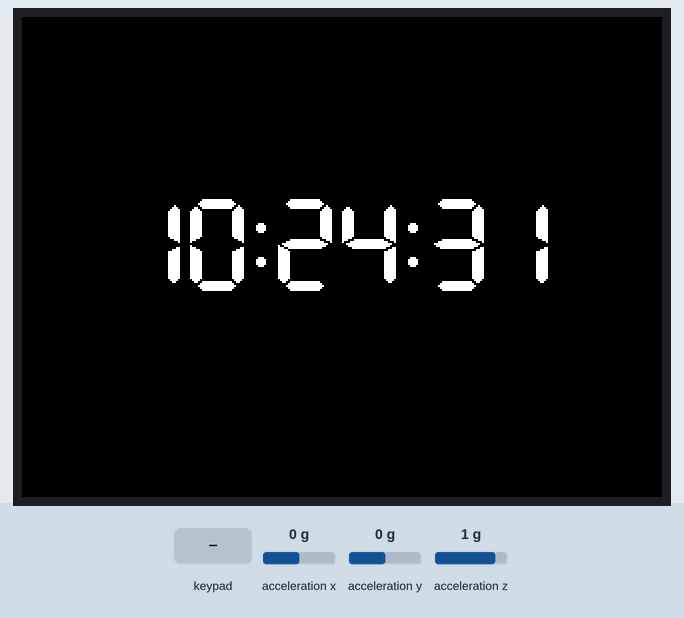
The sketch below on a simulated ESP32. Parts: 320×240 colour display. The inputs (shaded band) are chosen by the test bench; at power-on: acceleration x 0 g, acceleration y 0 g, acceleration z 1 g. The local clock reads 2024-03-15 10:24:30 at power-on unless the sketch sets it; what the sketch prints to the serial monitor is not drawn.

Above: at 1.4 s.
1.5 s: key 'B' pressed
At 2.8 s:
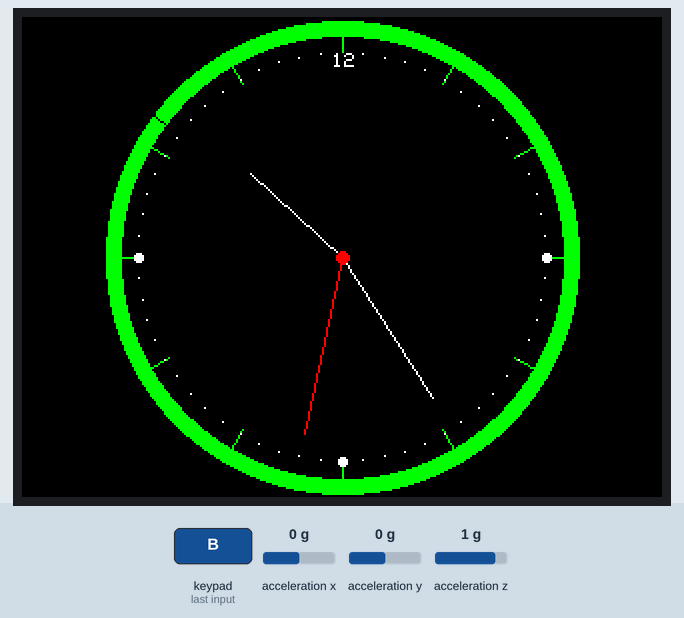
At 3.8 s:
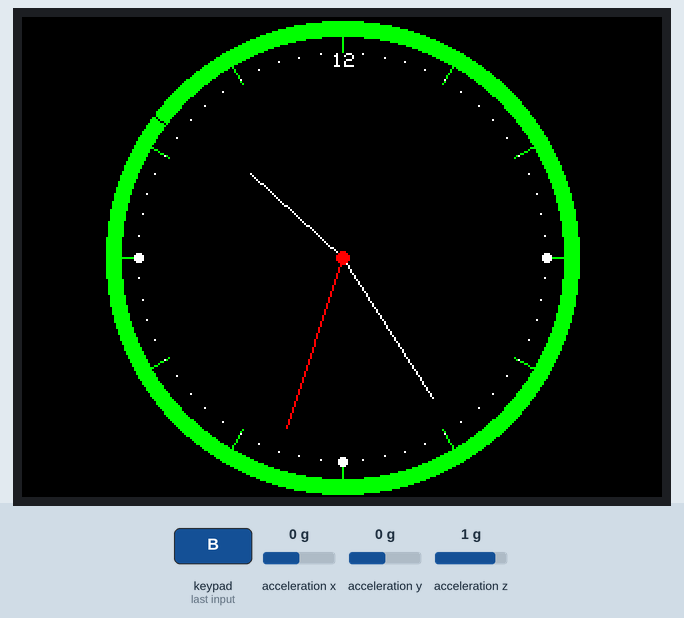
Timing chart, 0 to 5.3 s (numbered marks = the images above; inputs shaded):
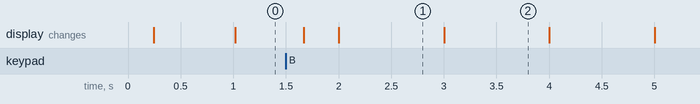

Measured:
- after the input at 1.5 s, the display: first changes after 0.17 s (image 1 shows a later state)
- what the display in image 1 shows lasts 1.0 s, from 2.0 s to 3.0 s

The sketch:

M5Stack-Core2-Time.ino
```cpp
// M5Core2 - Digital and Analog clock
// https://github.com/m5stack/M5Core2/tree/master/src

#include <M5Core2.h>

// Variable declatation

// Time
RTC_TimeTypeDef RTCtime;
char timeStrbuff[64];
String h, m, s, tmp;
int lastSecond;

// Visual
int br = 2900;  // Initial brightness level
bool digital = true, dark = true, sAnalog = true;
float sx, sy, mx, my, hx, hy, sdeg, mdeg, hdeg;
uint16_t centerX = 160, centerY = 120, osx, osy, omx, omy, ohx, ohy, x0, x1, yy0, yy1;
#define deg2rad 0.01745329251994329576923690768489

// IMU
float accX, accY, accZ;

// Define a new button in the center of the screen to switch between dark and light modes
Button Mid = Button(130,120,70,40, true, "Mid");

void setup()
{
  // Settings
  M5.begin(true,false,true,true);
  M5.IMU.Init();

  // Set initial screen
  M5.Axp.SetLcdVoltage(br);
  M5.Lcd.setTextColor(TFT_WHITE, TFT_BLACK);
  M5.Lcd.fillScreen(TFT_BLACK);

  // If time is wrong, can be set from the serial consol at any time.
  Serial.println("Press \"t\" to adjust the time.");
}

void loop()
{
  // Main loop
  M5.update();

  // Read time and IMU values.
  M5.Rtc.GetTime(&RTCtime);
  M5.IMU.getAccelData(&accX,&accY,&accZ);

  // Serial data detected. Check if it is "t" or "T", if it is, then call the UpdateTime() function.
  if (Serial.available() > 0)
  {
    tmp = Serial.readString();
    if ( tmp == "t\r\n" || tmp == "T\r\n") UpdateTime();
  }

  // Button A was pressed. Decreasing brightness.
  if(M5.BtnA.wasPressed())
  {
    br -= 100;
    if (br <= 2500)
    {
      br = 2500;
    }
    M5.Axp.SetLcdVoltage(br);
  }

  // Button B was pressed or Accelerometer read 5 or higher in x axis, switch between digital and analog.
  if(M5.BtnB.wasPressed() || abs(accX) > 5) {
    digital = !digital;
    if (!digital) DrawClock();   // Call to a function to draw the clock.
    else {
      sAnalog = true;
      UpdateDark();
    }
  }

  // Button C was pressed. Increasing brightness.
  if(M5.BtnC.wasPressed())
  {
    br += 100;
    if (br >= 3300)
    {
      br = 3300;
    }
    M5.Axp.SetLcdVoltage(br);
  }

  if (digital)
  {
    // Digital mode

    if (Mid.wasPressed()){
      // Center of screen was pressed, switching bettween dark and light modes.
      dark = !dark;
      UpdateDark();
    }

    // Load buffer with current time.
    sprintf(timeStrbuff,"%02d:%02d:%02d", RTCtime.Hours,RTCtime.Minutes,RTCtime.Seconds);

    // Display time in center of screen. Using font 7 because it looks like 7 segment display.
    M5.Lcd.drawString(timeStrbuff,50,90,7);
  }
  else
  {
    // Analog mode
    if (RTCtime.Seconds != lastSecond) {
     // This gets executed every second
     lastSecond = RTCtime.Seconds;

     // Calculations to determine at what angle to point
     sdeg = RTCtime.Seconds * 6;                     // 0-59 -> 0-354
     mdeg = RTCtime.Minutes * 6 + sdeg * 0.01666667; // 0-59 -> 0-360 - includes seconds
     hdeg = RTCtime.Hours * 30 + mdeg * 0.0833333;   // 0-11 -> 0-360 - includes minutes and seconds

     hx = cos((hdeg-90)*deg2rad);
     hy = sin((hdeg-90)*deg2rad);
     mx = cos((mdeg-90)*deg2rad);
     my = sin((mdeg-90)*deg2rad);
     sx = cos((sdeg-90)*deg2rad);
     sy = sin((sdeg-90)*deg2rad);

     // Draw the analog clock hands
     if ( RTCtime.Seconds==0 || sAnalog) {
      sAnalog = false;
      // Erase hour and minute hand positions every minute
      M5.Lcd.drawLine(ohx, ohy, centerX, centerY, TFT_BLACK);
      ohx = hx*62+centerX;
      ohy = hy*62+centerY;
      M5.Lcd.drawLine(omx, omy, centerX, centerY, TFT_BLACK);
      omx = mx*84+centerX;
      omy = my*84+centerY;
     }

     // Redraw new hand positions, hour and minute hands not erased here to avoid flicker, every minute.
     M5.Lcd.drawLine(osx, osy, centerX, centerY, TFT_BLACK);
     osx = sx*90+centerX;
     osy = sy*90+centerY;
     M5.Lcd.drawLine(osx, osy, centerX, centerY, TFT_RED);
     M5.Lcd.drawLine(ohx, ohy, centerX, centerY, TFT_WHITE);
     M5.Lcd.drawLine(omx, omy, centerX, centerY, TFT_WHITE);
     M5.Lcd.drawLine(osx, osy, centerX, centerY, TFT_RED);
     M5.Lcd.fillCircle(centerX, centerY, 3, TFT_RED);
    }
  }
}

// Function used to set time reading from console or serial monitor.
// First hours in (24 hours format), then minutes, and then the seconds.
void UpdateTime() {
  Serial.println("Send the current hour (24 Hours format): ");
  Serial.flush();
  while (Serial.available() > 0){ Serial.read(); }
  while (Serial.available() == 0){}
  h = Serial.parseInt();
  RTCtime.Hours = h.toInt();
  Serial.println("Send the minutes: ");
  Serial.flush();
  while (Serial.available() > 0){ Serial.read(); }
  while (Serial.available() == 0){}
  m = Serial.parseInt();
  RTCtime.Minutes = m.toInt();
  Serial.println("Send the seconds: ");
  Serial.flush();
  while (Serial.available() > 0){ Serial.read(); }
  while (Serial.available() == 0){}
  s = Serial.parseInt();
  RTCtime.Seconds = s.toInt();
  M5.Rtc.SetTime(&RTCtime);
  Serial.println();
  Serial.println("Press \"t\" to adjust the time.");
}

// Function used to switch between dark and light mode used when in digital mode and when coming out of analog mode.
void UpdateDark(){
  if (dark) {
    M5.Lcd.setTextColor(TFT_WHITE, TFT_BLACK);
    M5.Lcd.fillScreen(TFT_BLACK);
  }
  else {
     M5.Lcd.setTextColor(TFT_BLACK, TFT_WHITE);
     M5.Lcd.fillScreen(TFT_WHITE);
  }
}

// Function to draw clocks circle and lines. Only called onces when switching from digital to analog.
void DrawClock()
{
  M5.Lcd.setTextColor(TFT_WHITE, TFT_BLACK);
  M5.Lcd.fillScreen(TFT_BLACK);
  M5.Lcd.fillCircle(centerX, centerY, 118, TFT_GREEN);
  M5.Lcd.fillCircle(centerX, centerY, 110, TFT_BLACK);
  // Draw 12 lines
  for(int i = 0; i<360; i+= 30) {
    sx = cos((i-90)*deg2rad);
    sy = sin((i-90)*deg2rad);
    x0 = sx*114+centerX;
    yy0 = sy*114+centerY;
    x1 = sx*100+centerX;
    yy1 = sy*100+centerY;

    M5.Lcd.drawLine(x0, yy0, x1, yy1, TFT_GREEN);
  }
  // Draw 60 dots
  for(int i = 0; i<360; i+= 6) {
    sx = cos((i-90)*deg2rad);
    sy = sin((i-90)*deg2rad);
    x0 = sx*102+centerX;
    yy0 = sy*102+centerY;
    // Draw minute markers
    M5.Lcd.drawPixel(x0, yy0, TFT_WHITE);

    // Draw main quadrant dots
    if(i==0 ) M5.Lcd.drawString("12", x0 - 5, yy0, 1);
    if(i==90 || i==180 || i==270) M5.Lcd.fillCircle(x0, yy0, 2, TFT_WHITE);
  }
  M5.Lcd.fillCircle(centerX, centerY, 3, TFT_WHITE);
}
```
